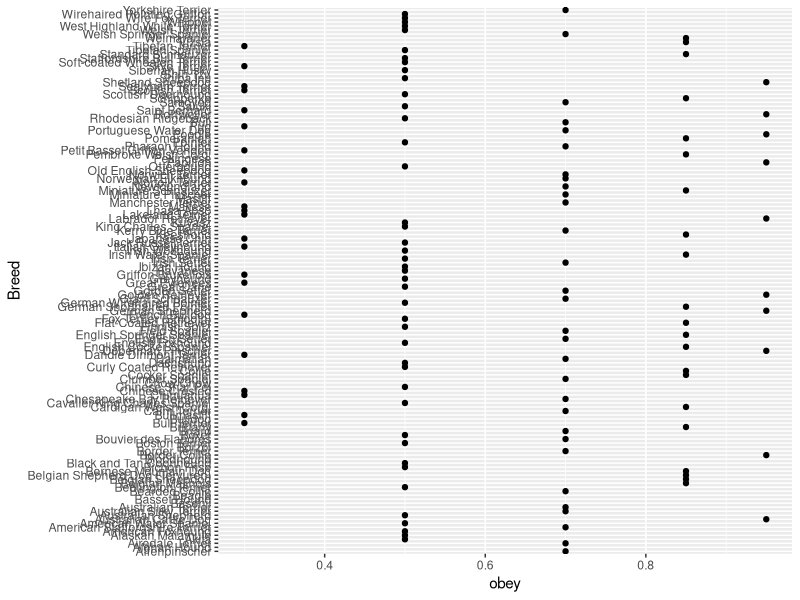

Recreate this plot in R.
## ---- chunk 1
# clear the environment window
rm(list = ls())

# import the appropriate libraries
library(readr)
library(here)

# import the data
dogs <- read_csv(here("Data", "dog_intelligence_clean.csv"))

# another way to do this without the here package:
# dogs <- read_csv("Data/ dog_intelligence_clean.csv")

## ---- chunk 2
# import the knitr package
library(knitr)

# use the kable function from the knitr package
knitr::kable(head(dogs[,1:5]),
             caption = "Data collected regarding canine intelligence from Stanley Coren at the University of British Columbia.")
## ---- chunk 3
# load the ggplot2 library
library(ggplot2)

# run the code
ggplot(dogs, aes(x = Breed, y = obey)) + geom_point() + coord_flip()

# using the gear icon, I increased the custom figure size to 40 to increase the height of the figure so it is not a squished
## ---- chunk 4
# create a vector
x_vec <- c(0.167, 4.76, 370, 52, 82, 9492, 79)
## ---- chunk 5
x_vec[3]
## ---- chunk 6
x_vec[1:3]
## ---- chunk 7
x_vec[-1]
